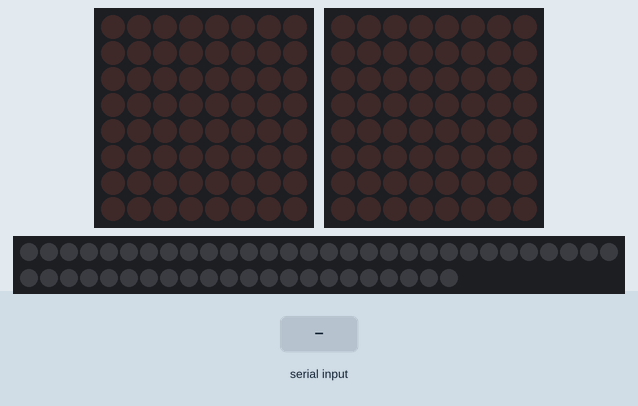
A sketch run on a simulated Arduino Uno, built with avr-gcc and run on an emulated ATmega328P. Shown: 2 × 8×8 LED matrix, 52 RGB LEDs in strip order, left to right, continuing on the next row. The inputs (shaded band) are chosen by the test bench. Random numbers use the default seed unless the sketch sets one; what the sketch prints to the serial monitor is not drawn.

Above: at 1.2 s.
1.3 s: "1" received over Serial
At 2.58 s:
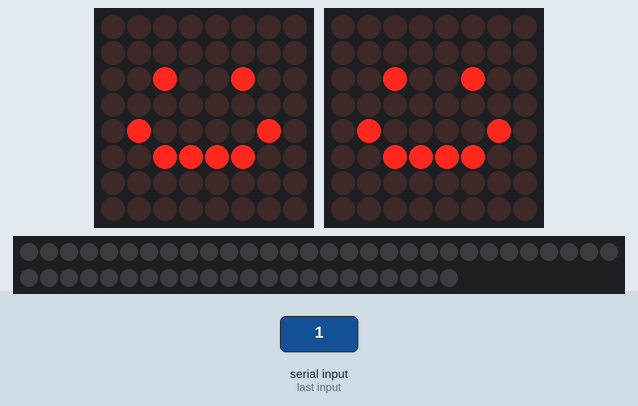
4.3 s: "3" received over Serial
7.3 s: "4" received over Serial
At 9.43 s:
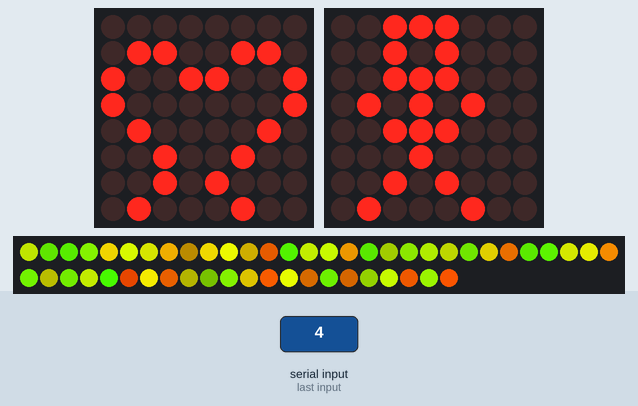
10.3 s: "5" received over Serial
At 12.3 s:
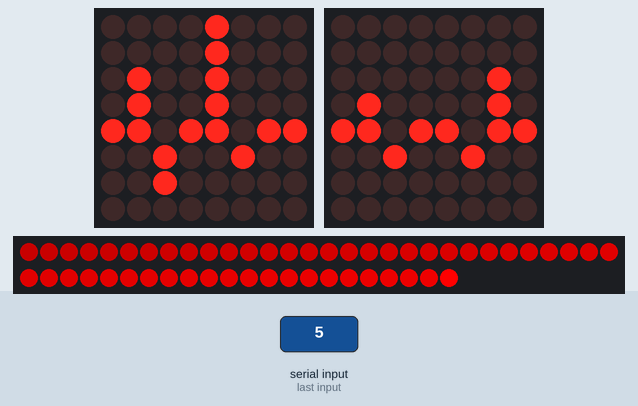
13.3 s: "2" received over Serial
At 14.0 s:
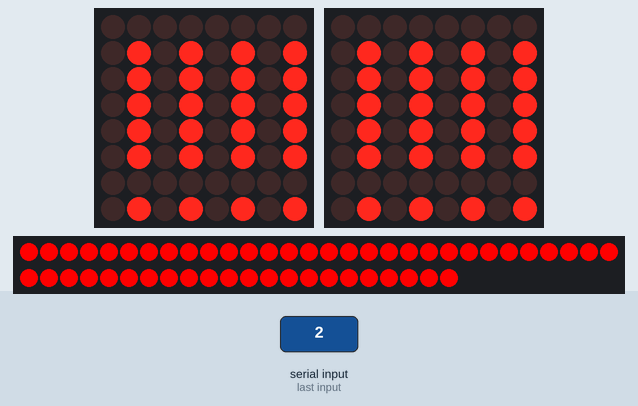
16.3 s: "1" received over Serial
At 17.2 s:
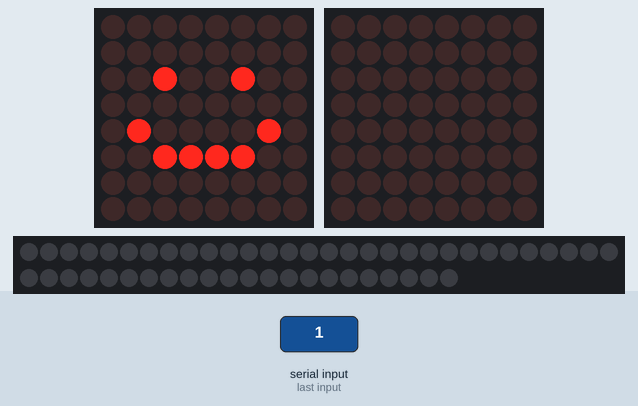

The sketch:

ArdLeds-Matrixes.1.ino
```cpp
#include <FastLED.h>
#include "LedControlMS.h"

    #define LedPin   8
    #define NbLeds  52
    #define Mat1Data   4
    #define Mat1Clk    5
    #define Mat1Load   6
    #define Mat2Data   12
    #define Mat2Clk    11
    #define Mat2Load   10

    char mode;
    long current;

     const uint64_t Emojis[] = {
      0x0018244281996600 /*<3*/ , 0x00003c4200240000 /*:)*/,
      0x00423c0000240000 /*:(*/ , 0xff8181bd5a181818 /*_|_*/,
      0xaa00aaaaaaaaaa00 /*!*/

    };

    const uint64_t Loading[] = {
      0x0000ff0306ff0000, 0x0000ff060cff0000, 0x0000ff0c18ff0000, 0x0000ff1830ff0000,
      0x0000ff3060ff0000, 0x0000ff60c0ff0000, 0x0000ffc081ff0000

    };

    const uint64_t Sound[] = {
      0x000008dd56624200, 0x000008dd62220000, 0x002022d70c080800, 0x000020db04000000,
      0x000424db12121010, 0x000024db42400000, 0x00042ad910000000, 0x0004066d98080000,
      0x00202067940c0400, 0x000022d508000000, 0x80c0a09d06040400, 0x004060dd03010000,
      0x004060dd03010000,

    };

    const uint64_t Silent[] = {
      0x000000fd02000000,  0x000008f700000000, 0x000008d720000000,  0x000000ff00000000,
      0x000010ef00000000,  0x000000df20000000, 0x000002dd20000000,  0x000000ff00000000,
      0x000000fd02000000,  0x000008f700000000, 0x000008d720000000,  0x000000ff00000000,
      0x000010ef00000000,  0x000000df20000000, 0x000002dd20000000,  0x000000ff00000000,


    };

    const uint64_t DanceMoves[] = {
      0x22140a1c281c141c, 0x2214081c2a1c141c, 0x2214281c0a1c141c, 0x22142a1c081c141c,
      0x2814281c0a1c141c, 0x0a14081c2a1c141c, 0x0036081c2a1c141c, 0x2016281c0a1c141c

    };

    CRGB leds[NbLeds];
    LedControl lc1=LedControl(Mat1Data,Mat1Clk,Mat1Load, 1);
    LedControl lc2=LedControl(Mat2Data,Mat2Clk,Mat2Load, 1);

    void Read(){

    while(millis()-current<5){
    char received = (char)Serial.read();
    if(received=='1') mode = '1';
    if(received=='2') mode = '2';
    if(received=='3') mode = '3';
    if(received=='4') mode = '4';
    if(received=='5') mode = '5';
    }
    Serial.println(mode);
  }

    void Display(int Mat , uint64_t set, int Delay){

if(Mat==0){
  for (int i=0;i<8;i++){
      byte row = (set>>i*8) & 0xFF;
    for (int j = 0; j<8 ; j++){
      lc1.setLed(0,i,j,bitRead(row,j));
      delay(Delay);
      }
    }
}

if(Mat==1){
  for (int i=0;i<8;i++){
      byte row = (set>>i*8) & 0xFF;
    for (int j = 0; j<8 ; j++){
      lc2.setLed(0,i,j,bitRead(row,j));
      delay(Delay);
      }
    }
}

  }


    void SetMode(char mode){
      switch (mode){
        case '1': Happy() ; break;
        case '2': Danger(); break;
        case '3': Dance() ; break;
        case '4': Love()  ; break;
        case '5': Speak() ; break;
      }
    }

    void Dance(){
      if(random(3,5)%2==0){
        for(int i=0 ; i<NbLeds;i++){
          leds[i] = CRGB ( random(1,200) + 50, random(1,200) + 50, 0);
          FastLED.show();
          delay(40);
          if(i%3==0){
             Display(0 , DanceMoves[rand()%(sizeof(DanceMoves)/8)] , 0);
             Display(1 , DanceMoves[rand()%(sizeof(DanceMoves)/8)] , 0);
          }
        }
      }
      else{
        for(int i=0 ; i<NbLeds;i++){
          leds[i] = CRGB ( 0, random(1,200) + 50, random(1,200) + 50);
          FastLED.show();
          delay(40);
          if(i%3==0){
             Display(0 , DanceMoves[rand()%(sizeof(DanceMoves)/8)] , 0);
             Display(1 , DanceMoves[rand()%(sizeof(DanceMoves)/8)] , 0);
          }
        }
      }

    }

    void Speak(){
      Display(0 , Sound[rand()%(sizeof(Sound)/8)] , 0);
      Display(1 , Sound[rand()%(sizeof(Sound)/8)] , 0);
      delay(100);
      Display(0 , Sound[rand()%(sizeof(Sound)/8)] , 0);
      Display(1 , Sound[rand()%(sizeof(Sound)/8)] , 0);
    }

    void Danger(){

      Display(0 , Emojis[4] , 0);
      Display(1 , Emojis[4] , 0);
      for (int i = 0; i <NbLeds; i++) {
      leds[i] = CRGB ( 255, 0, 0);
      FastLED.show();
      }
      delay(500);
      lc1.clearDisplay(0);
      lc2.clearDisplay(0);
      for (int i = 0; i <NbLeds; i++) {
        leds[i] = CRGB::Black;
        FastLED.show();

      }
    }

    void Happy(){
     Display(0,Emojis[1],10);
     Display(1,Emojis[1],10);

      for (int i = 4; i <NbLeds-4; i++) {
          leds[i-4] = CRGB ( 0 , 20 , 80 );
          leds[i-3] = CRGB ( 0 , 30 , 120);
          leds[i-2] = CRGB ( 0 , 40 , 160);
          leds[i-1] = CRGB ( 0 , 50 , 200);
          leds[i]   = CRGB ( 0 , 0  , 250);
          leds[i+1] = CRGB ( 0 , 50 , 200);
          leds[i+2] = CRGB ( 0 , 40 , 160);
          leds[i+3] = CRGB ( 0 , 30 , 120);
          leds[i+4] = CRGB ( 0 , 20 , 80 );


          FastLED.show();
          delay(20);

    }


      lc1.clearDisplay(0);
      lc2.clearDisplay(0);
    }

    void Love(){
      Display(0 , Emojis[0] , 20);
      Display(1 , Emojis[0] , 20);

      for (int i = 0; i <NbLeds-1; i++) {
      leds[i] = CRGB ( 100+2*i, 0, 0);
      leds[i+1] = CRGB ( 255 , 0 , 0);
      FastLED.show();
      delay(20);
      }


      lc1.clearDisplay(0);
      lc2.clearDisplay(0);
    }

    void setup() {

      FastLED.addLeds<WS2812, LedPin, GRB>(leds, NbLeds);
      lc1.shutdown(0,false);
      lc1.setIntensity(0,1);
      lc1.clearDisplay(0);
      lc1.clearAll();
      lc2.shutdown(0,false);
      lc2.setIntensity(0,1);
      lc2.clearDisplay(0);
      lc2.clearAll();

      Serial.begin(9600);

    }

    void loop() {

        current = millis();
        Read();
        SetMode(mode);
    }
```

Measured:
- what the display in image 4 shows lasts 0.6 s, from 13.6 s to 14.2 s
